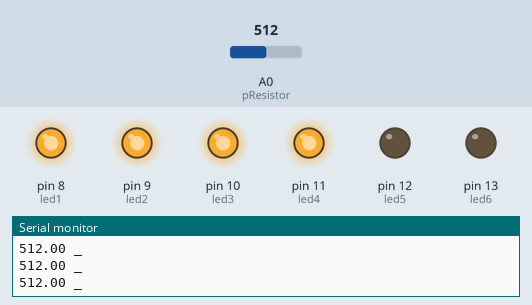
A sketch run on a simulated Arduino Uno, built with avr-gcc and run on an emulated ATmega328P. Parts: output pins drawn as LEDs (lit = HIGH), the last lines printed to the serial monitor. The test bench sets the inputs (shaded band); at power-on: A0 (pResistor) = 512.

Above: at 2.4 s.
2.5 s: A0 (pResistor) set to 90
At 2.8 s:
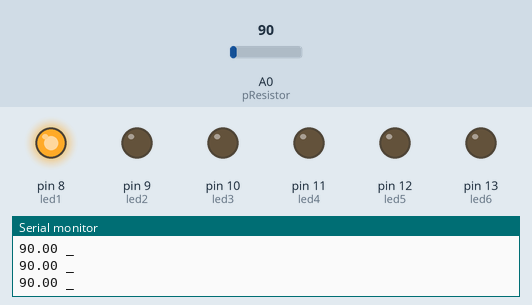
4.0 s: A0 (pResistor) set to 110
At 5.1 s:
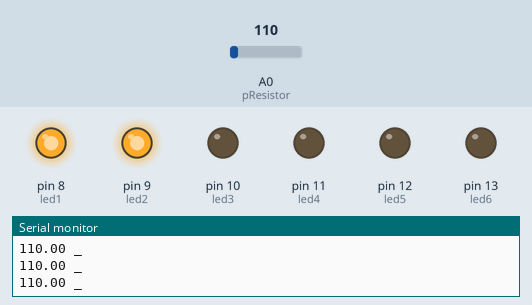
5.5 s: A0 (pResistor) set to 350
At 6.2 s:
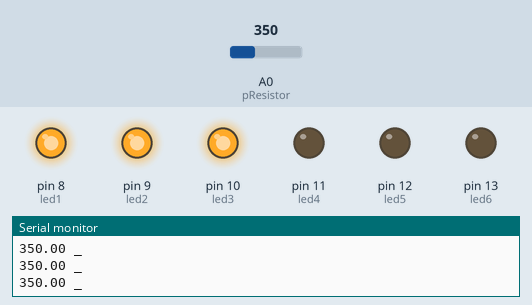
7.0 s: A0 (pResistor) set to 690
At 7.3 s:
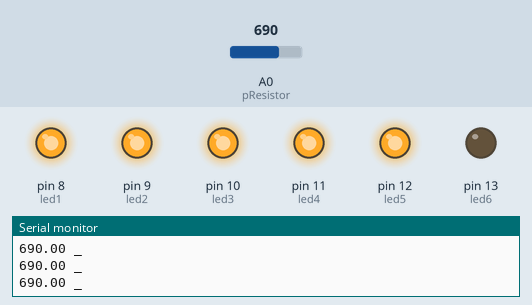
8.5 s: A0 (pResistor) set to 670
At 8.8 s:
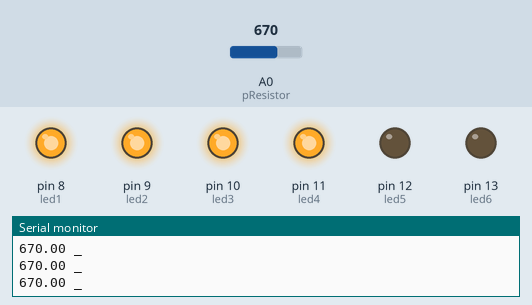
11.5 s: A0 (pResistor) set to 716
At 12.2 s:
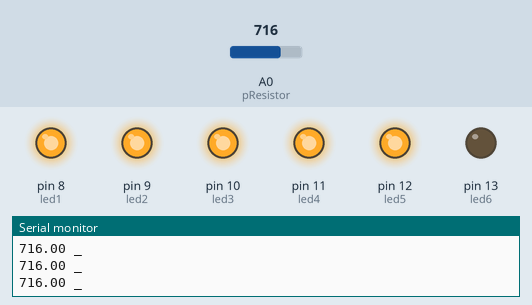
Timing chart, 0 to 14.5 s (numbered marks = the images above; inputs shaded):
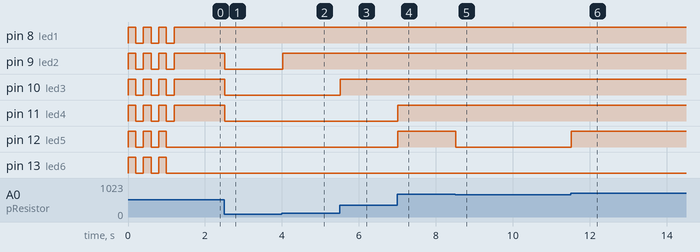

Measured:
- after the input at 2.5 s, pin 9 (led2), pin 10 (led3), pin 11 (led4): HIGH → LOW at once
- after the input at 4.0 s, pin 9 (led2): LOW → HIGH at once
- after the input at 5.5 s, pin 10 (led3): LOW → HIGH at once
- after the input at 7.0 s, pin 11 (led4), pin 12 (led5): LOW → HIGH at once
- after the input at 8.5 s, pin 12 (led5): HIGH → LOW at once
- after the input at 11.5 s, pin 12 (led5): LOW → HIGH at once
- by itself, pin 8 (led1), pin 9 (led2), pin 10 (led3), pin 11 (led4): alternates HIGH for 0.20 s and LOW for 0.20 s, 6 changes in all, then stays HIGH

The sketch:

sketch_may21a.ino
```cpp
const int pResistor = A0;
const int led1 = 8;
const int led2 = 9;
const int led3 = 10;
const int led4 = 11;
const int led5 = 12;
const int led6 = 13;

float value;

void setup(){

 pinMode(pResistor, INPUT);

 pinMode(led1 , OUTPUT);
 pinMode(led2 , OUTPUT);
 pinMode(led3 , OUTPUT);
 pinMode(led4 , OUTPUT);
 pinMode(led5 , OUTPUT);
 pinMode(led6 , OUTPUT);
 Serial.begin(9600);

 int i = 3;
 while(i>0)
 {
   digitalWrite(led1,HIGH);
   digitalWrite(led2,HIGH);
   digitalWrite(led3,HIGH);
   digitalWrite(led4,HIGH);
   digitalWrite(led5,HIGH);
   digitalWrite(led6,HIGH);
   delay(200);
   digitalWrite(led1,LOW);
   digitalWrite(led2,LOW);
   digitalWrite(led3,LOW);
   digitalWrite(led4,LOW);
   digitalWrite(led5,LOW);
   digitalWrite(led6,LOW);
   delay(200);
   i--;
 }

}

void loop(){
  value = analogRead(pResistor);

  Serial.println(String(value)+" _ ");

  if(value>10 && value<100)
  {
    digitalWrite(led1,HIGH);
    digitalWrite(led2,LOW);
    digitalWrite(led3,LOW);
    digitalWrite(led4,LOW);
    digitalWrite(led5,LOW);
    digitalWrite(led6,LOW);
  }
  else if(value>100 && value<340)
  {
    digitalWrite(led1,HIGH);
    digitalWrite(led2,HIGH);
    digitalWrite(led3,LOW);
    digitalWrite(led4,LOW);
    digitalWrite(led5,LOW);
    digitalWrite(led6,LOW);
  }
  else if(value>340 && value<510)
  {
    digitalWrite(led1,HIGH);
    digitalWrite(led2,HIGH);
    digitalWrite(led3,HIGH);
    digitalWrite(led4,LOW);
    digitalWrite(led5,LOW);
    digitalWrite(led6,LOW);
  }
  else if(value>510 && value<680)
  {
    digitalWrite(led1,HIGH);
    digitalWrite(led2,HIGH);
    digitalWrite(led3,HIGH);
    digitalWrite(led4,HIGH);
    digitalWrite(led5,LOW);
    digitalWrite(led6,LOW);
  }
  else if(value>680 && value<850)
  {
    digitalWrite(led1,HIGH);
    digitalWrite(led2,HIGH);
    digitalWrite(led3,HIGH);
    digitalWrite(led4,HIGH);
    digitalWrite(led5,HIGH);
    digitalWrite(led6,LOW);
  }
  else if(value>850 && value<1024)
  {
    digitalWrite(led1,HIGH);
    digitalWrite(led2,HIGH);
    digitalWrite(led3,HIGH);
    digitalWrite(led4,HIGH);
    digitalWrite(led5,HIGH);
    digitalWrite(led6,HIGH);
  }
  else
  {
    digitalWrite(led1,LOW);
    digitalWrite(led2,LOW);
    digitalWrite(led3,LOW);
    digitalWrite(led4,LOW);
    digitalWrite(led5,LOW);
    digitalWrite(led6,LOW);
  }

}
```
